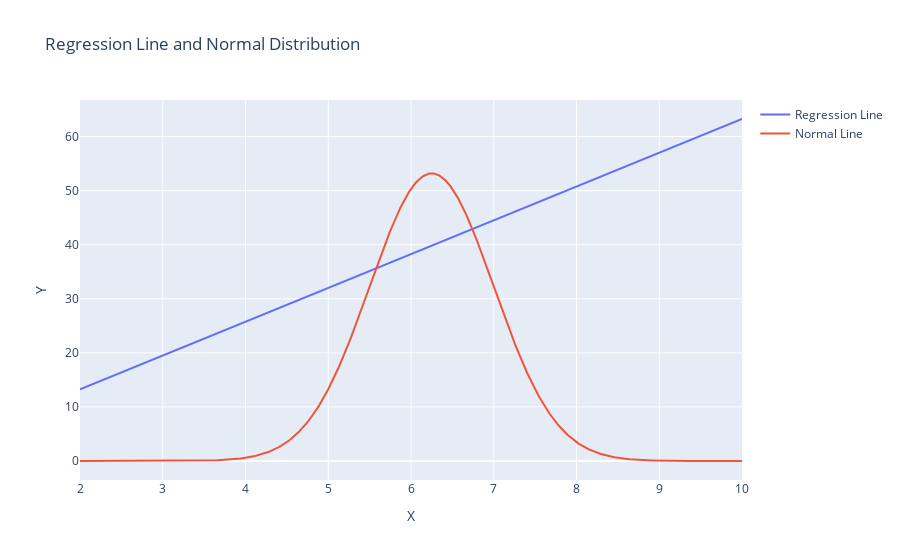

Notebook code cell kept with this figure:
### Code cell
x_range = np.linspace(2, 10, 1000)       # 设置 x 的范围为 [0,1]
y_reg = 6.25 * x_range + 0.75            # 设置回归模型
y_norm = norm.pdf(x_range, 6.25, 0.75)

# 使用Plotly绘制回归线
fig = go.Figure()

# 绘制回归线
fig.add_trace(go.Scatter(
    x=x_range,
    y=y_reg,
    mode='lines',
    name='Regression Line'
))

# 绘制正态分布曲线
fig.add_trace(go.Scatter(
    x=x_range,          
    y=y_norm * 100,                      # 扩大 100 倍保持和回归模型的 y 轴单位相似
    mode='lines',
    name='Normal Line'
))


# 设置图表布局
fig.update_layout(
    title='Regression Line and Normal Distribution',
    xaxis_title='X',
    yaxis_title='Y'
)

# 显示图表
fig.show()

### Figure 1 — Plotly figure (JSON) as saved in the notebook; plotly's stock layout.template omitted (floating-point values rounded to 4 significant figures; data arrays with more than 128 entries replaced by an {"elided": "..."} marker saying what was removed)
{"data": [{"mode": "lines", "name": "Regression Line", "type": "scatter", "x": {"elided": "1000 float values"}, "y": {"elided": "1000 float values"}}, {"mode": "lines", "name": "Normal Line", "type": "scatter", "x": {"elided": "1000 float values"}, "y": {"elided": "1000 float values"}}], "layout": {"title": {"text": "Regression Line and Normal Distribution"}, "xaxis": {"title": {"text": "X"}}, "yaxis": {"title": {"text": "Y"}}}}
